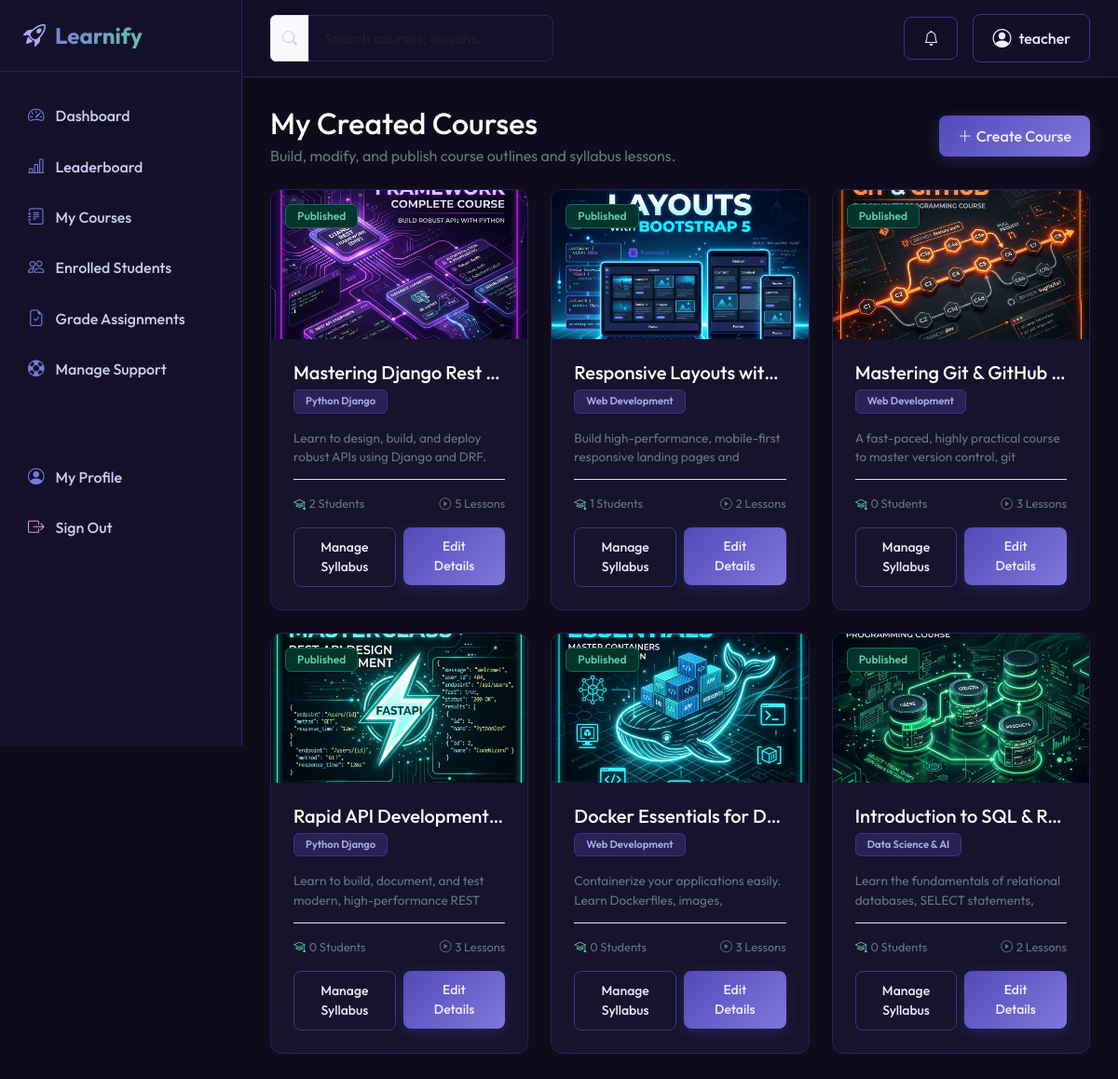
/courses/instructor/my-courses/ (signed in), run on an earlier commit of the app's database.
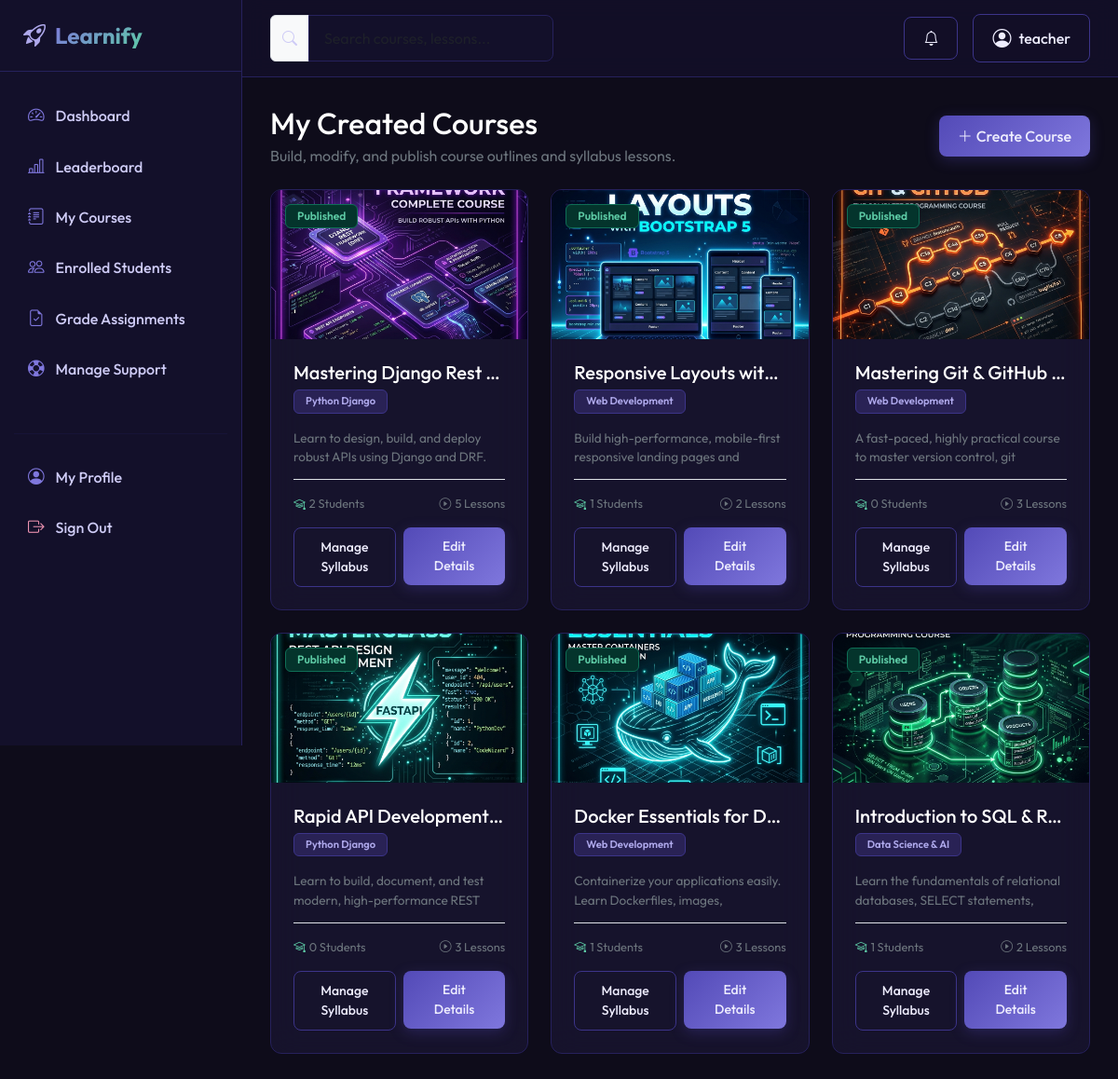
And on a later commit of the database.
### apps/courses/models.py (models this page shows, shortened)
class Course(models.Model):
    title = models.CharField(max_length=200)
    slug = models.SlugField(max_length=250, unique=True, blank=True)
    description = models.TextField()
    category = models.ForeignKey(CourseCategory, on_delete=models.SET_NULL, null=True, blank=True, related_name='courses')
    thumbnail = models.ImageField(upload_to='courses/thumbnails/', blank=True, null=True)
    instructor = models.ForeignKey('accounts.Instructor', on_delete=models.CASCADE, related_name='courses')
    created_at = models.DateTimeField(auto_now_add=True)
    updated_at = models.DateTimeField(auto_now=True)
    is_published = models.BooleanField(default=False)

class CourseCategory(models.Model):
    name = models.CharField(max_length=100, unique=True)
    slug = models.SlugField(max_length=120, unique=True, blank=True)
    description = models.TextField(blank=True)
    icon = models.CharField(max_length=50, default='bi-book', help_text='Bootstrap icons class name like bi-code-slash')
    class Meta:
        verbose_name_plural = "Course Categories"

### apps/courses/views.py (the view)
# urls.py: path('instructor/my-courses/', views.InstructorCourseListView.as_view(), name='instructor_courses'),
class InstructorCourseListView(ApprovedInstructorRequiredMixin, ListView):
    model = Course
    template_name = 'courses/instructor_course_list.html'
    context_object_name = 'courses'
    def get_queryset(self):
        return Course.objects.filter(instructor=self.request.user.instructor_profile).select_related('category')

### apps/accounts/views.py (called while the page is built)
    def test_func(self):
        user = self.request.user
        return (user.role == 'instructor' and
                hasattr(user, 'instructor_profile') and
                user.instructor_profile.is_approved) or user.is_superuser

### apps/notifications/context_processors.py (called while the page is built)
def unread_notifications(request):
    if request.user.is_authenticated:
        unread = Notification.objects.filter(user=request.user, is_read=False)
        return {
            'unread_notifications': unread,
            'unread_notifications_count': unread.count()
        }
    return {
        'unread_notifications': [],
        'unread_notifications_count': 0
    }

### templates/courses/instructor_course_list.html (shortened to what this page needs)
{% extends 'base.html' %}
{% block content %}
<div class="container-fluid px-0">
    <div class="d-flex align-items-center justify-content-between mb-4">
        <div>
            <h2 class="text-white mb-1">My Created Courses</h2>
            <p class="text-secondary mb-0">Build, modify, and publish course outlines and syllabus lessons.</p>
        </div>
        <a href="{% url 'courses:course_create' %}" class="btn btn-premium">
            <i class="bi bi-plus-lg me-1"></i>Create Course
        </a>
    </div>
    {% if courses %}
        <div class="row row-cols-1 row-cols-md-2 row-cols-xl-3 g-4">
            {% for course in courses %}
                <div class="col">
                    <div class="card glass-card h-100 overflow-hidden">
                        <div style="height: 160px; overflow: hidden; background-color: var(--bg-sidebar); position: relative;">
                            {% if course.thumbnail %}
                                <img src="{{ course.thumbnail.url }}" alt="{{ course.title }}" style="width: 100%; height: 100%; object-fit: cover;">
                            {% else %}
                                <div class="w-100 h-100 d-flex flex-column align-items-center justify-content-center text-muted">
                                    <i class="bi bi-journal-plus fs-2 mb-2 text-purple-accent"></i>
                                    <span style="font-size: 0.8rem;">No Thumbnail</span>
                                </div>
                            {% endif %}
                            <span class="badge badge-custom {% if course.is_published %}badge-teal{% else %}badge-amber{% endif %} position-absolute" style="position: absolute; top: 15px; left: 15px; z-index: 2;">
                                {% if course.is_published %}Published{% else %}Draft{% endif %}
                            </span>
                        </div>
                        <div class="card-body p-4 d-flex flex-column justify-content-between">
                            <div>
                                <h5 class="card-title text-white mb-1 text-truncate">{{ course.title }}</h5>
                                <span class="badge badge-custom badge-purple mb-3" style="font-size: 0.7rem;">{{ course.category.name }}</span>
                                <p class="text-secondary mb-3 text-truncate-2" style="font-size: 0.85rem; height: 2.4rem; overflow: hidden;">{{ course.description }}</p>
                            </div>
                            <div class="border-top border-default pt-3">
                                <div class="d-flex justify-content-between text-secondary mb-3" style="font-size: 0.8rem;">
                                    <span><i class="bi bi-mortarboard text-teal me-1"></i>{{ course.enrollments.count }} Students</span>
                                    <span><i class="bi bi-play-circle text-purple-accent me-1"></i>{{ course.lessons.count }} Lessons</span>
                                </div>
                                <div class="row g-2">
                                    <div class="col-6">
                                        <a href="{% url 'courses:course_detail' course.slug %}" class="btn btn-outline-premium btn-sm w-100">
                                            Manage Syllabus
                                        </a>
                                    </div>
                                    <div class="col-6">
                                        <a href="{% url 'courses:course_edit' course.pk %}" class="btn btn-premium btn-sm w-100">
                                            Edit Details
                                        </a>
                                    </div>
                                </div>
                            </div>
                        </div>
                    </div>
                </div>
            {% endfor %}
        </div>
    {% endif %}
</div>
{% endblock %}

What changed in the data, as far as the page shows it:
changed Course "Docker Essentials for D…": enrollments.count "0" → "1"
computed for Course "Introduction to SQL & R…": enrollments.count "0" → "1"
